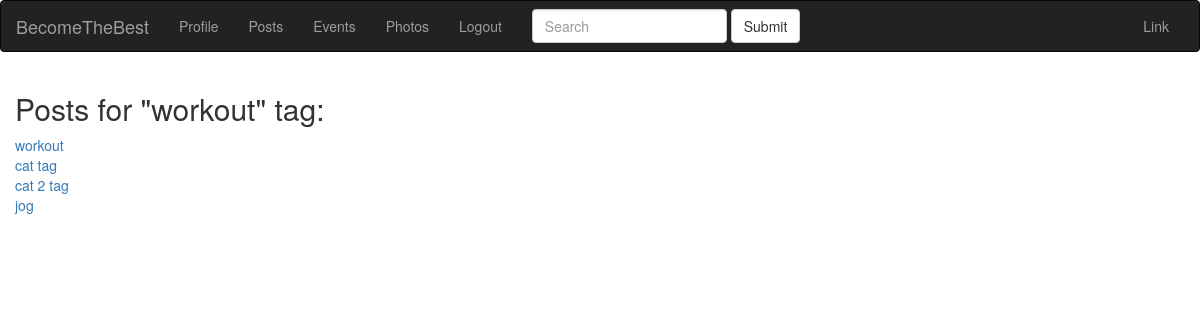
Screenshot of /post/tag/workout (signed in) with the database file from the repository.
### models.py (models this page shows, shortened)
class Tag(db.Model):
    id = db.Column(db.Integer, primary_key=True)
    name = db.Column(db.String(100), unique=True)
    slug = db.Column(db.String(100))

class Post(db.Model):
    id = db.Column(db.Integer, primary_key=True)
    title = db.Column(db.String(140))
    slug = db.Column(db.String(140), unique=True)
    body = db.Column(db.Text)
    created = db.Column(db.DateTime, index=True, default=datetime.utcnow)
    user_id = db.Column(db.Integer, db.ForeignKey('user.id'))
    tags = db.relationship(
        'Tag', secondary=post_tags, backref=db.backref('posts_tags', lazy='dynamic'))

### blueprints/posts/blueprint.py (the view)
@posts.route('/tag/<slug>')
@login_required
def tag_detail(slug):
    tag = Tag.query.filter(Tag.slug==slug).first()
    posts = tag.posts_tags.all()
    return render_template('posts/tag_detail.html', tag=tag, posts=posts)

### models.py (called while the page is built)
@login.user_loader
def load_user(id):
    return User.query.get(int(id))

### view.py (called while the page is built)
@app.before_request
def before_request():
    if current_user.is_authenticated:
        current_user.last_seen = datetime.utcnow()
        db.session.commit()

### blueprints/posts/templates/posts/tag_detail.html (shortened to what this page needs)
{% extends 'base.html' %} {% block title %} {{ tag.name }} posts {% endblock %} {% block content_title %} Posts for "{{ tag.name }}" tag: {% endblock %} {% block content %} {% for post in posts %}
<div class="post">
    <a href="{{ url_for('posts.post_detail', slug=post.slug) }}">{{ post.title }}</a>
</div>
{% endfor %}
{% endblock %}

### rows the page displays
Tag: name "workout"
Post: title "workout"
Post: title "cat tag"
Post: title "cat 2 tag"
Post: title "jog"
